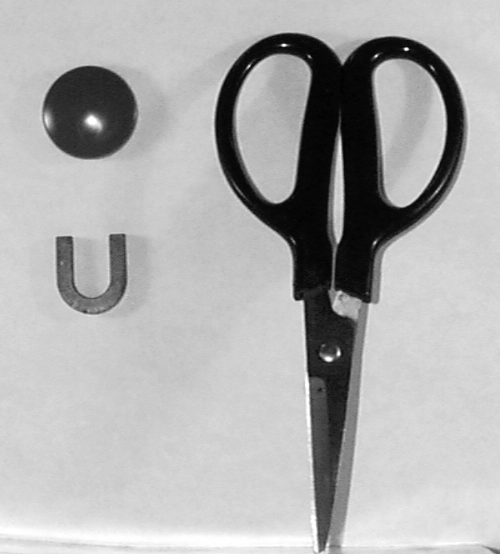
%> input picture 图像处理实验/L5_2.BMP, 500 x 554 px
$ octave L5_2.m   (GNU Octave 9; MATLAB toolbox functions it lacks are replaced by stand-ins)
%> lines starting %> are read from the running program, lines starting %| are printed output that depends on the picture
clc
clear
%程序L5_2.m: 平滑滤波器%
%Image: 原图像%
%Image_noisy: 受污染的图像%
%Image_low: 执行低通滤波器后的图像%
%Image_med: 执行中值滤波器后的图像%
Image=imread('L5_2.bmp');                   %读取图像
%> Image is the input picture: size 554x500 uint8; min 0, max 255, mean 174.6
%将胡椒盐似的噪声加入原图像中，其中0.02是噪声密度%
Image_noisy= imnoise (Image ,'gaussian',0,0.01);%'',);gaussian,0,0.01 %salt & pepper',0.3
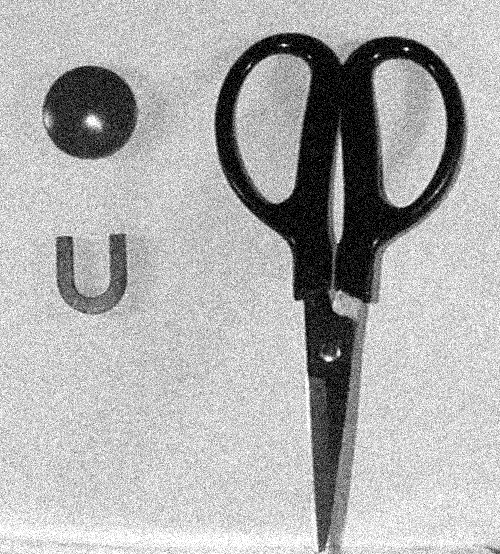
%> Image_noisy: size 554x500 uint8; min 0, max 255, mean 174.7
Image2_noisy=double(Image_noisy)/255;       %变为 double格式
h=[1/25 1/25 1/25 1/25 1/25; 1/25 1/25 1/25 1/25 1/25;1/25 1/25 1/25 1/25 1/25; 1/25 1/25 1/25 1/25 1/25;1/25 1/25 1/25 1/25 1/25];;%[1/25 1/25 1/25 1/25 1/25; 1/25 1/25 1/25 1/25 1/25;1/25 1/25 1/25 1/25 1/25; 1/25 1/25 1/25 1/25 1/25;1/25 1/25 1/25 1/25 1/25]; %; %滤波器的子模板%
Image_low=filter2(h, Image2_noisy);         %执行低通滤波
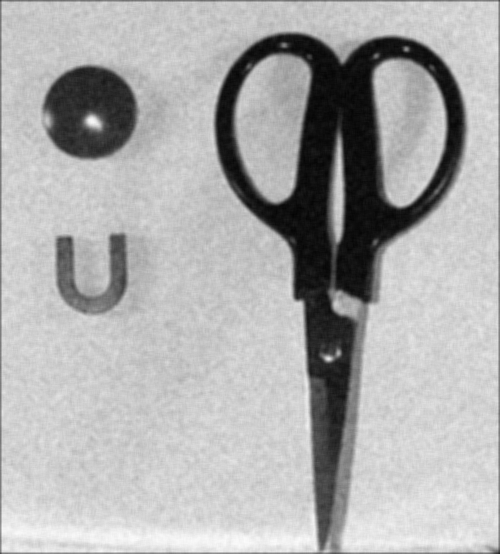
%> Image_low: size 554x500 double; min 0.0138, max 0.987, mean 0.681
Image_med=medfilt2(Image_noisy,[5 5]);      %中值滤波采用3×3矩阵
%显示图像%
figure(1)
imshow(Image)
figure(2)
imshow(Image_noisy)
figure(3)
imshow(Image_low)
xlabel('低通滤波')
figure(4)
imshow(Image_med)
xlabel('中值滤波')

$ run again, with 图像处理实验/L5_1.BMP copied over 图像处理实验/L5_2.BMP
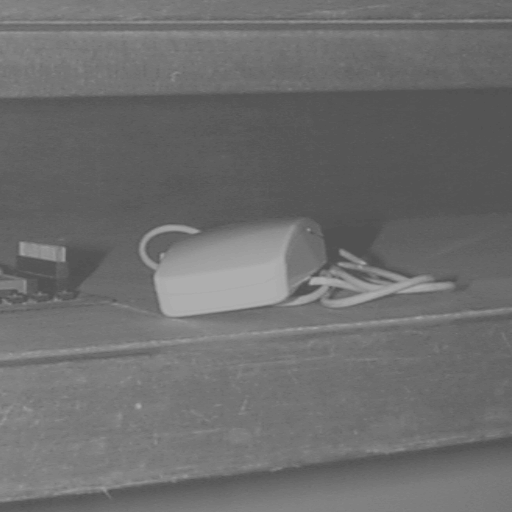
%> input picture 图像处理实验/L5_1.BMP, 512 x 512 px
%> Image is the input picture: size 512x512 uint8; min 81, max 174, mean 109.6
%> `Image_noisy= imnoise (Image ,'gaussian',0,0.01);%'',);gaussian,0,0.01 ..`:
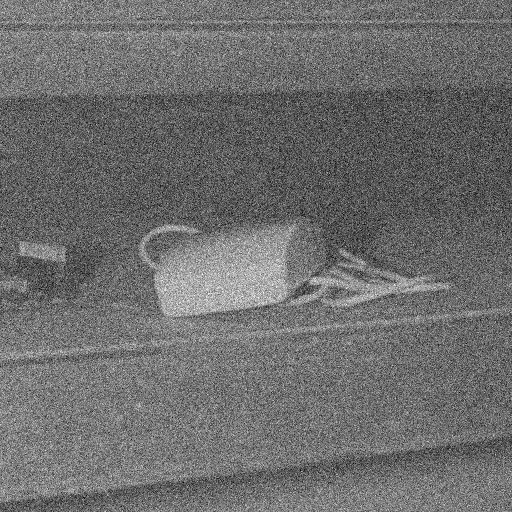
%> Image_noisy: size 512x512 uint8; min 0, max 255, mean 109.6

$ run again, with 图像处理实验/L5_3.BMP copied over 图像处理实验/L5_2.BMP
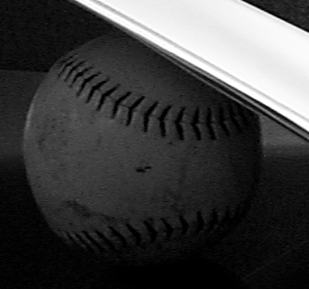
%> input picture 图像处理实验/L5_3.BMP, 309 x 289 px
%> Image is the input picture: size 289x309 uint8; min 0, max 255, mean 62.9
%> `Image_noisy= imnoise (Image ,'gaussian',0,0.01);%'',);gaussian,0,0.01 ..`:
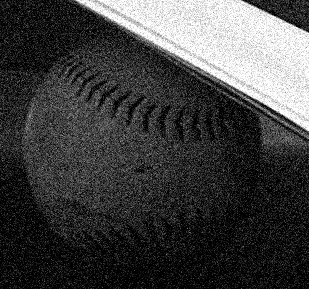
%> Image_noisy: size 289x309 uint8; min 0, max 255, mean 64.9
%> `Image_low=filter2(h, Image2_noisy);`:
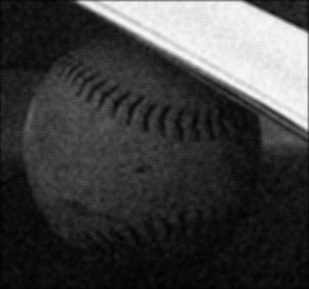
%> Image_low: size 289x309 double; min 0.000627, max 0.984, mean 0.252
